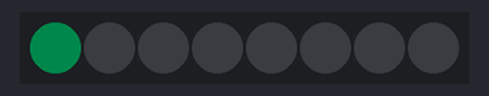
Simulated run of this program. Board: Raspberry Pi (BCM pin numbers) with a Blinkt!. Shown: 8 RGB LEDs in strip order, left to right. Dim RGB values are drawn brighter than linear; the clock reads 2024-03-15 10:24:30 at power-on unless the program sets it.

Above: at 0.47 s.
At 9.95 s:
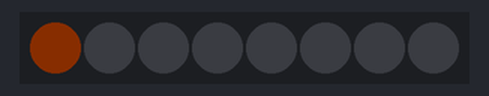
At 19.75 s:
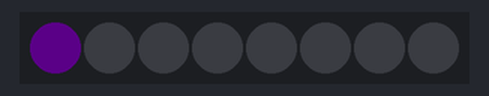
At 39.34 s:
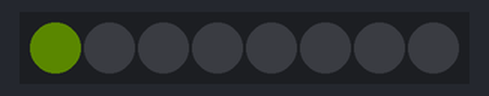
Timing chart, 0 to 40.0 s (numbered marks = the images above):
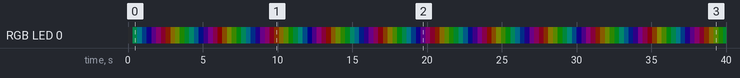

The program:

led_runner.py
```python
import time, colorsys, random
from blinkt import set_brightness, set_pixel, show, clear

def displayColour(index, reverse):
    spacing = 360.0 / 16.0
    hue = 0

    if(reverse == False):
        if((x - 1) > -1):
            set_pixel(x - 1, 0, 0, 0)

        if(x != 7):
            set_pixel(7, 0, 0, 0)
    else:
        if((x + 1) < 8):
            set_pixel(x + 1, 0, 0, 0)

        if(x != 0):
            set_pixel(0, 0, 0, 0)

    hue = int(time.time() * 100) % 360

    offset = x * spacing
    h = ((hue + offset) % 360) / 360.0

    r, g, b = [int(c * 255) for c in colorsys.hsv_to_rgb(h, 1.0, 1.0)]
    set_pixel(x, r, g, b)
    show()

set_brightness(0.05)

while True:
    for x in range(8):
        if x == 8:
            x = 0

        displayColour(x, False)

    for x in reversed(range(8)):
        if x == 0:
            x = 0

        displayColour(x, True)
```

Measured:
- by itself, RGB LED 0: off → RGB(0, 9, 5) at 0.32 s, → RGB(0, 8, 9) 0.32 s later, → RGB(0, 4, 9) 0.32 s later, → RGB(1, 0, 9) 0.32 s later, … (126 changes in this stretch)
